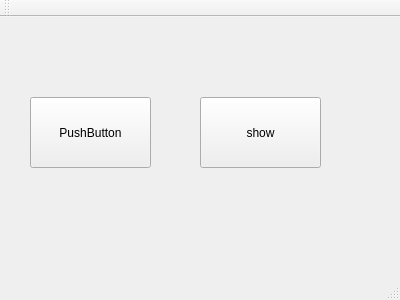
<?xml version="1.0" encoding="UTF-8"?>
<ui version="4.0">
 <class>MainWindow</class>
 <widget class="QMainWindow" name="MainWindow">
  <property name="geometry">
   <rect>
    <x>0</x>
    <y>0</y>
    <width>400</width>
    <height>300</height>
   </rect>
  </property>
  <property name="windowTitle">
   <string>MainWindow</string>
  </property>
  <widget class="QWidget" name="centralWidget">
   <widget class="QPushButton" name="pushButton">
    <property name="geometry">
     <rect>
      <x>30</x>
      <y>80</y>
      <width>121</width>
      <height>71</height>
     </rect>
    </property>
    <property name="text">
     <string>PushButton</string>
    </property>
   </widget>
   <widget class="QPushButton" name="pushButton_2">
    <property name="geometry">
     <rect>
      <x>200</x>
      <y>80</y>
      <width>121</width>
      <height>71</height>
     </rect>
    </property>
    <property name="text">
     <string>show</string>
    </property>
   </widget>
  </widget>
  <widget class="QMenuBar" name="menuBar">
   <property name="geometry">
    <rect>
     <x>0</x>
     <y>0</y>
     <width>400</width>
     <height>23</height>
    </rect>
   </property>
  </widget>
  <widget class="QToolBar" name="mainToolBar">
   <attribute name="toolBarArea">
    <enum>TopToolBarArea</enum>
   </attribute>
   <attribute name="toolBarBreak">
    <bool>false</bool>
   </attribute>
  </widget>
  <widget class="QStatusBar" name="statusBar"/>
 </widget>
 <layoutdefault spacing="6" margin="11"/>
 <resources/>
 <connections/>
</ui>
